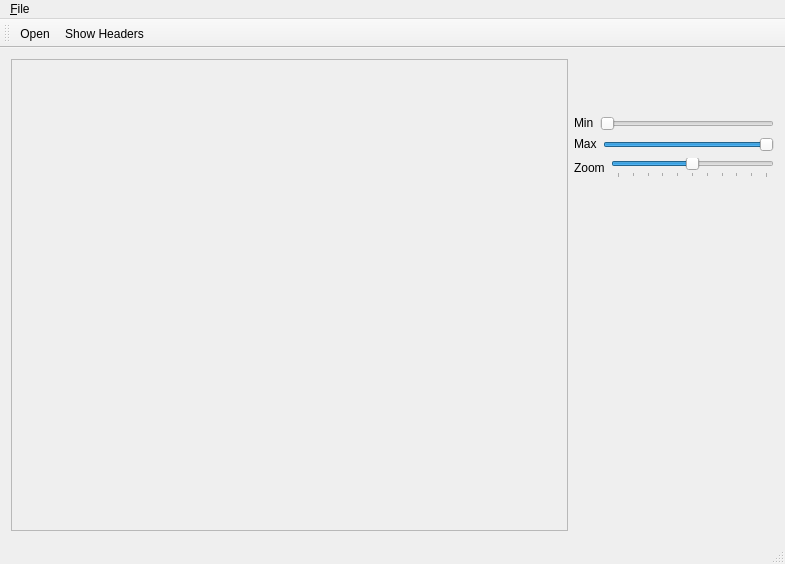
<?xml version="1.0" encoding="UTF-8"?>
<ui version="4.0">
 <class>MainWindow</class>
 <widget class="QMainWindow" name="MainWindow">
  <property name="geometry">
   <rect>
    <x>0</x>
    <y>0</y>
    <width>785</width>
    <height>564</height>
   </rect>
  </property>
  <property name="windowTitle">
   <string>MainWindow</string>
  </property>
  <widget class="QWidget" name="centralWidget">
   <layout class="QHBoxLayout" name="horizontalLayout">
    <item>
     <widget class="QScrollArea" name="scrollArea">
      <property name="widgetResizable">
       <bool>true</bool>
      </property>
      <widget class="QWidget" name="scrollAreaWidgetContents">
       <property name="geometry">
        <rect>
         <x>0</x>
         <y>0</y>
         <width>549</width>
         <height>459</height>
        </rect>
       </property>
       <property name="sizePolicy">
        <sizepolicy hsizetype="Expanding" vsizetype="Expanding">
         <horstretch>0</horstretch>
         <verstretch>0</verstretch>
        </sizepolicy>
       </property>
       <layout class="QVBoxLayout" name="verticalLayout">
        <property name="spacing">
         <number>0</number>
        </property>
        <property name="leftMargin">
         <number>0</number>
        </property>
        <property name="topMargin">
         <number>0</number>
        </property>
        <property name="rightMargin">
         <number>0</number>
        </property>
        <property name="bottomMargin">
         <number>0</number>
        </property>
        <item>
         <widget class="QLabel" name="image">
          <property name="sizePolicy">
           <sizepolicy hsizetype="Expanding" vsizetype="Expanding">
            <horstretch>0</horstretch>
            <verstretch>0</verstretch>
           </sizepolicy>
          </property>
          <property name="mouseTracking">
           <bool>true</bool>
          </property>
          <property name="lineWidth">
           <number>0</number>
          </property>
          <property name="text">
           <string/>
          </property>
          <property name="alignment">
           <set>Qt::AlignLeading|Qt::AlignLeft|Qt::AlignTop</set>
          </property>
         </widget>
        </item>
       </layout>
      </widget>
     </widget>
    </item>
    <item>
     <widget class="QFrame" name="frame">
      <property name="sizePolicy">
       <sizepolicy hsizetype="Preferred" vsizetype="Expanding">
        <horstretch>0</horstretch>
        <verstretch>0</verstretch>
       </sizepolicy>
      </property>
      <property name="minimumSize">
       <size>
        <width>200</width>
        <height>0</height>
       </size>
      </property>
      <property name="maximumSize">
       <size>
        <width>200</width>
        <height>16777215</height>
       </size>
      </property>
      <property name="frameShape">
       <enum>QFrame::NoFrame</enum>
      </property>
      <property name="frameShadow">
       <enum>QFrame::Plain</enum>
      </property>
      <property name="lineWidth">
       <number>0</number>
      </property>
      <layout class="QVBoxLayout" name="verticalLayout_5">
       <property name="leftMargin">
        <number>0</number>
       </property>
       <property name="topMargin">
        <number>1</number>
       </property>
       <property name="rightMargin">
        <number>0</number>
       </property>
       <property name="bottomMargin">
        <number>0</number>
       </property>
       <item>
        <widget class="Histogram" name="histogram" native="true">
         <property name="sizePolicy">
          <sizepolicy hsizetype="Expanding" vsizetype="Fixed">
           <horstretch>0</horstretch>
           <verstretch>0</verstretch>
          </sizepolicy>
         </property>
         <property name="minimumSize">
          <size>
           <width>100</width>
           <height>50</height>
          </size>
         </property>
        </widget>
       </item>
       <item>
        <layout class="QVBoxLayout" name="verticalLayout_4">
         <item>
          <layout class="QVBoxLayout" name="verticalLayout_2">
           <property name="sizeConstraint">
            <enum>QLayout::SetMinimumSize</enum>
           </property>
           <item>
            <layout class="QHBoxLayout" name="horizontalLayout_3">
             <property name="sizeConstraint">
              <enum>QLayout::SetMinimumSize</enum>
             </property>
             <item>
              <widget class="QLabel" name="label">
               <property name="sizePolicy">
                <sizepolicy hsizetype="Fixed" vsizetype="Fixed">
                 <horstretch>0</horstretch>
                 <verstretch>0</verstretch>
                </sizepolicy>
               </property>
               <property name="text">
                <string>Min</string>
               </property>
              </widget>
             </item>
             <item>
              <widget class="QSlider" name="sliderMin">
               <property name="maximum">
                <number>65535</number>
               </property>
               <property name="orientation">
                <enum>Qt::Horizontal</enum>
               </property>
              </widget>
             </item>
            </layout>
           </item>
           <item>
            <layout class="QHBoxLayout" name="horizontalLayout_2">
             <property name="sizeConstraint">
              <enum>QLayout::SetMinimumSize</enum>
             </property>
             <item>
              <widget class="QLabel" name="label_3">
               <property name="sizePolicy">
                <sizepolicy hsizetype="Minimum" vsizetype="Fixed">
                 <horstretch>0</horstretch>
                 <verstretch>0</verstretch>
                </sizepolicy>
               </property>
               <property name="text">
                <string>Max</string>
               </property>
              </widget>
             </item>
             <item>
              <widget class="QSlider" name="sliderMax">
               <property name="maximum">
                <number>65535</number>
               </property>
               <property name="value">
                <number>65535</number>
               </property>
               <property name="orientation">
                <enum>Qt::Horizontal</enum>
               </property>
              </widget>
             </item>
            </layout>
           </item>
           <item>
            <layout class="QHBoxLayout" name="horizontalLayout_4">
             <property name="leftMargin">
              <number>0</number>
             </property>
             <property name="topMargin">
              <number>0</number>
             </property>
             <property name="rightMargin">
              <number>0</number>
             </property>
             <item>
              <widget class="QLabel" name="label_2">
               <property name="sizePolicy">
                <sizepolicy hsizetype="Fixed" vsizetype="Fixed">
                 <horstretch>0</horstretch>
                 <verstretch>0</verstretch>
                </sizepolicy>
               </property>
               <property name="text">
                <string>Zoom</string>
               </property>
              </widget>
             </item>
             <item>
              <widget class="QSlider" name="zoomSlider">
               <property name="sizePolicy">
                <sizepolicy hsizetype="Expanding" vsizetype="Fixed">
                 <horstretch>0</horstretch>
                 <verstretch>0</verstretch>
                </sizepolicy>
               </property>
               <property name="minimum">
                <number>1</number>
               </property>
               <property name="maximum">
                <number>11</number>
               </property>
               <property name="pageStep">
                <number>1</number>
               </property>
               <property name="value">
                <number>6</number>
               </property>
               <property name="orientation">
                <enum>Qt::Horizontal</enum>
               </property>
               <property name="tickPosition">
                <enum>QSlider::TicksBelow</enum>
               </property>
               <property name="tickInterval">
                <number>1</number>
               </property>
              </widget>
             </item>
            </layout>
           </item>
          </layout>
         </item>
         <item>
          <layout class="QVBoxLayout" name="verticalLayout_3">
           <item>
            <widget class="QLabel" name="imageLabel">
             <property name="sizePolicy">
              <sizepolicy hsizetype="Preferred" vsizetype="Expanding">
               <horstretch>0</horstretch>
               <verstretch>0</verstretch>
              </sizepolicy>
             </property>
             <property name="text">
              <string/>
             </property>
             <property name="alignment">
              <set>Qt::AlignLeading|Qt::AlignLeft|Qt::AlignTop</set>
             </property>
            </widget>
           </item>
          </layout>
         </item>
        </layout>
       </item>
      </layout>
     </widget>
    </item>
   </layout>
  </widget>
  <widget class="QMenuBar" name="menuBar">
   <property name="geometry">
    <rect>
     <x>0</x>
     <y>0</y>
     <width>785</width>
     <height>22</height>
    </rect>
   </property>
   <widget class="QMenu" name="menu_File">
    <property name="title">
     <string>&amp;File</string>
    </property>
    <addaction name="actionOpen"/>
   </widget>
   <addaction name="menu_File"/>
  </widget>
  <widget class="QToolBar" name="mainToolBar">
   <property name="layoutDirection">
    <enum>Qt::LeftToRight</enum>
   </property>
   <property name="movable">
    <bool>true</bool>
   </property>
   <property name="allowedAreas">
    <set>Qt::AllToolBarAreas</set>
   </property>
   <property name="iconSize">
    <size>
     <width>24</width>
     <height>24</height>
    </size>
   </property>
   <property name="toolButtonStyle">
    <enum>Qt::ToolButtonIconOnly</enum>
   </property>
   <attribute name="toolBarArea">
    <enum>TopToolBarArea</enum>
   </attribute>
   <attribute name="toolBarBreak">
    <bool>false</bool>
   </attribute>
   <addaction name="actionOpen"/>
   <addaction name="actionActionShowHeaders"/>
  </widget>
  <widget class="QStatusBar" name="statusBar"/>
  <action name="actionOpen">
   <property name="icon">
    <iconset resource="images.qrc">
     <normaloff>:/new/Resources/resources/document_alt_stroke_18x24.png</normaloff>:/new/Resources/resources/document_alt_stroke_18x24.png</iconset>
   </property>
   <property name="text">
    <string>&amp;Open...</string>
   </property>
  </action>
  <action name="actionActionShowHeaders">
   <property name="icon">
    <iconset resource="images.qrc">
     <normaloff>:/new/Resources/resources/list_24x21.png</normaloff>:/new/Resources/resources/list_24x21.png</iconset>
   </property>
   <property name="text">
    <string>Show Headers</string>
   </property>
  </action>
 </widget>
 <layoutdefault spacing="6" margin="11"/>
 <customwidgets>
  <customwidget>
   <class>Histogram</class>
   <extends>QWidget</extends>
   <header>histogram.h</header>
   <container>1</container>
  </customwidget>
 </customwidgets>
 <resources>
  <include location="images.qrc"/>
 </resources>
 <connections>
  <connection>
   <sender>actionOpen</sender>
   <signal>triggered()</signal>
   <receiver>MainWindow</receiver>
   <slot>actionFileOpen()</slot>
   <hints>
    <hint type="sourcelabel">
     <x>-1</x>
     <y>-1</y>
    </hint>
    <hint type="destinationlabel">
     <x>392</x>
     <y>281</y>
    </hint>
   </hints>
  </connection>
  <connection>
   <sender>sliderMin</sender>
   <signal>valueChanged(int)</signal>
   <receiver>MainWindow</receiver>
   <slot>actionSlideChange()</slot>
   <hints>
    <hint type="sourcelabel">
     <x>647</x>
     <y>58</y>
    </hint>
    <hint type="destinationlabel">
     <x>392</x>
     <y>281</y>
    </hint>
   </hints>
  </connection>
  <connection>
   <sender>sliderMax</sender>
   <signal>valueChanged(int)</signal>
   <receiver>MainWindow</receiver>
   <slot>actionSlideChange()</slot>
   <hints>
    <hint type="sourcelabel">
     <x>665</x>
     <y>107</y>
    </hint>
    <hint type="destinationlabel">
     <x>392</x>
     <y>281</y>
    </hint>
   </hints>
  </connection>
  <connection>
   <sender>zoomSlider</sender>
   <signal>valueChanged(int)</signal>
   <receiver>MainWindow</receiver>
   <slot>actionZoom()</slot>
   <hints>
    <hint type="sourcelabel">
     <x>668</x>
     <y>141</y>
    </hint>
    <hint type="destinationlabel">
     <x>392</x>
     <y>281</y>
    </hint>
   </hints>
  </connection>
  <connection>
   <sender>actionActionShowHeaders</sender>
   <signal>triggered()</signal>
   <receiver>MainWindow</receiver>
   <slot>actionShowHeaders()</slot>
   <hints>
    <hint type="sourcelabel">
     <x>-1</x>
     <y>-1</y>
    </hint>
    <hint type="destinationlabel">
     <x>392</x>
     <y>281</y>
    </hint>
   </hints>
  </connection>
 </connections>
 <slots>
  <slot>actionFileOpen()</slot>
  <slot>actionSlideChange()</slot>
  <slot>actionZoom()</slot>
  <slot>actionShowHeaders()</slot>
 </slots>
</ui>
